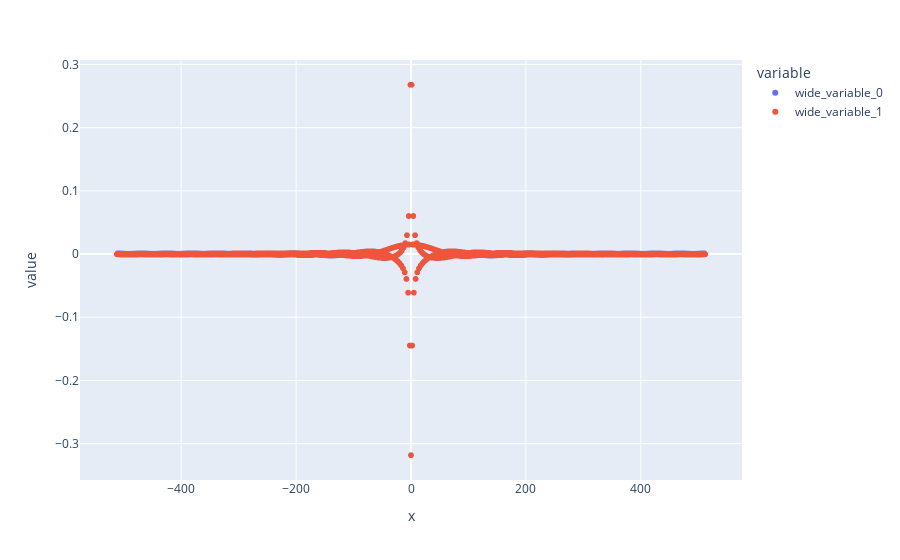

The notebook cell this image was saved under:
### Code cell
px.scatter(x=frequences,y=[np.real(iDFT @ C @ DFT)[0,:],fC[0,:]])

### Figure 1 — Plotly figure (JSON) as saved in the notebook; plotly's stock layout.template omitted (floating-point values rounded to 4 significant figures; data arrays with more than 128 entries replaced by an {"elided": "..."} marker saying what was removed)
{"data": [{"hovertemplate": "variable=wide_variable_0<br>x=%{x}<br>value=%{y}<extra></extra>", "legendgroup": "wide_variable_0", "marker": {"color": "#636efa", "symbol": "circle"}, "mode": "markers", "name": "wide_variable_0", "showlegend": true, "type": "scattergl", "x": {"elided": "1025 float values"}, "xaxis": "x", "y": {"elided": "1025 float values"}, "yaxis": "y"}, {"hovertemplate": "variable=wide_variable_1<br>x=%{x}<br>value=%{y}<extra></extra>", "legendgroup": "wide_variable_1", "marker": {"color": "#EF553B", "symbol": "circle"}, "mode": "markers", "name": "wide_variable_1", "showlegend": true, "type": "scattergl", "x": {"elided": "1025 float values"}, "xaxis": "x", "y": {"elided": "1025 float values"}, "yaxis": "y"}], "layout": {"legend": {"title": {"text": "variable"}, "tracegroupgap": 0}, "margin": {"t": 60}, "xaxis": {"anchor": "y", "domain": [0, 1], "title": {"text": "x"}}, "yaxis": {"anchor": "x", "domain": [0, 1], "title": {"text": "value"}}}}
